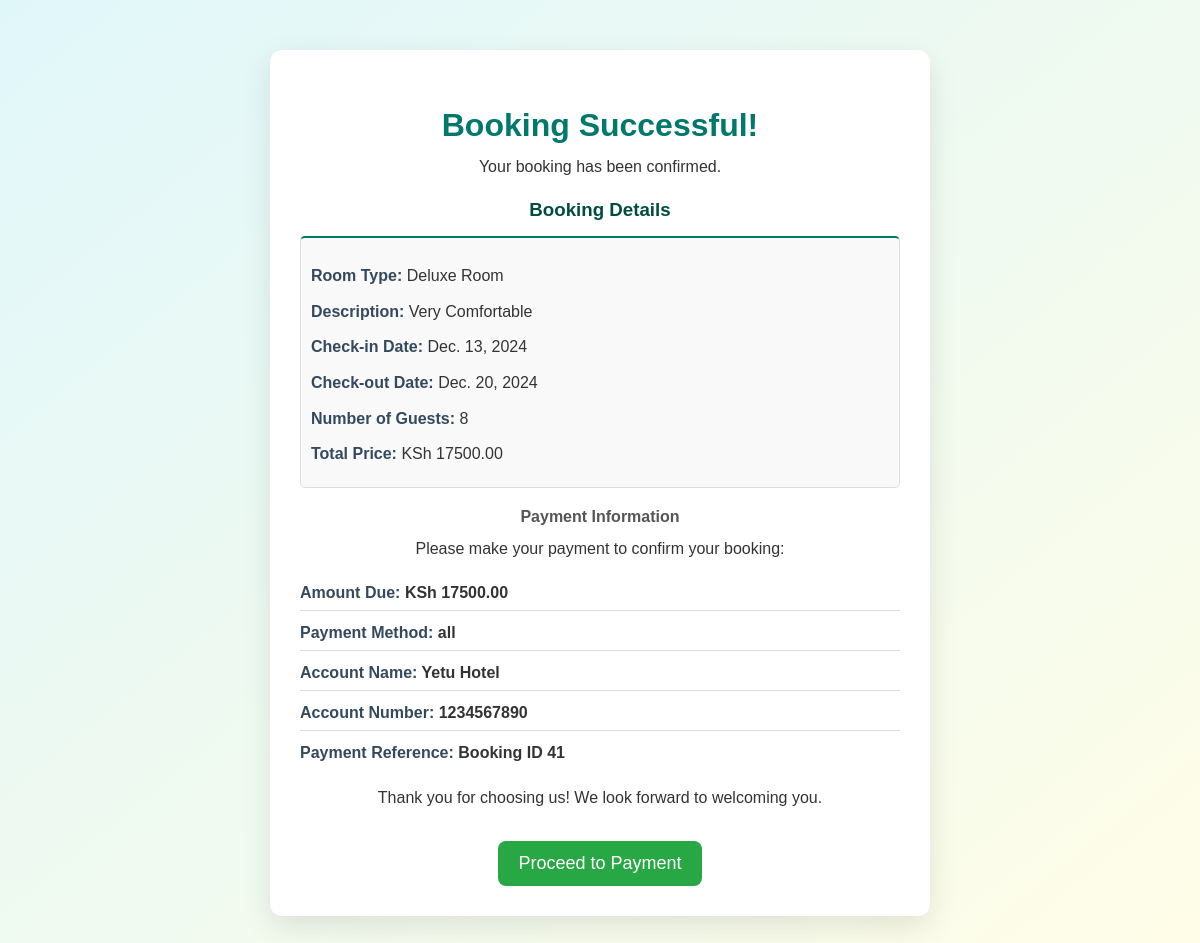
/booking-success/ (signed in), run on the app's committed database.
### core/models.py (models this page shows, shortened)
class Booking(models.Model):
    room = models.ForeignKey(Room, on_delete=models.CASCADE)
    user = models.ForeignKey(User, on_delete=models.CASCADE)
    check_in_date = models.DateField()
    check_out_date = models.DateField()
    number_of_guests = models.PositiveIntegerField()
    total_price = models.DecimalField(max_digits=10, decimal_places=2, default=0.00)
    created_at = models.DateTimeField(default=timezone.now)

class Room(models.Model):
    ROOM_TYPES = [
        ('deluxe', 'Deluxe Room'),
        ('executive', 'Executive Suite'),
        ('standard', 'Standard Room'),
    ]
    room_type = models.CharField(max_length=50, choices=ROOM_TYPES)
    description = models.TextField()
    price_per_night = models.DecimalField(max_digits=10, decimal_places=2)
    image = models.ImageField(upload_to='room_images/')
    capacity = models.PositiveIntegerField(help_text="Maximum number of guests")
    available = models.BooleanField(default=True)
    is_booked = models.BooleanField(default=False)
    amenities = models.ManyToManyField(Amenity, blank=True)

### core/views.py (the view)
# urls.py: path('booking-success/', booking_success, name='booking_success'),  # URL for booking success
def booking_success(request):
    latest_booking = Booking.objects.filter(user=request.user).order_by('-created_at').first()
    return render(request, 'booking_success.html', {'booking': latest_booking})

### core/templates/booking_success.html (shortened to what this page needs)
{% load static %}
<!DOCTYPE html>
<html lang="en">
<head>
    <link rel="stylesheet" href="{% static 'css/Success.css' %}">
</head>
<body>
    <div class="container">
        <h2>Booking Successful!</h2>
        <p>Your booking has been confirmed.</p>
        <h3>Booking Details</h3>
        <div class="booking-details">
            <p><strong>Room Type:</strong> {{ booking.room.get_room_type_display }}</p>
            <p><strong>Description:</strong> {{ booking.room.description }}</p>
            <p><strong>Check-in Date:</strong> {{ booking.check_in_date }}</p>
            <p><strong>Check-out Date:</strong> {{ booking.check_out_date }}</p>
            <p><strong>Number of Guests:</strong> {{ booking.number_of_guests }}</p>
            <p><strong>Total Price:</strong> KSh {{ booking.total_price }}</p>
        </div>
        <h4>Payment Information</h4>
        <p>Please make your payment to confirm your booking:</p>
        <ul class="payment-info">
            <li><strong>Amount Due:</strong> KSh {{ booking.total_price }}</li>
            <li><strong>Payment Method:</strong> all</li>
            <li><strong>Account Name:</strong> Yetu Hotel</li>
            <li><strong>Account Number:</strong> 1234567890</li>
            <li><strong>Payment Reference:</strong> Booking ID {{ booking.id }}</li>
        </ul>
        <p>Thank you for choosing us! We look forward to welcoming you.</p>
        <a href="{% url 'process_payment' booking.id %}" class="payment-button">Proceed to Payment</a>
    </div>
</body>
</html>

### core/static/css/success.css (style rules this page uses)
body { font-family: 'Arial', sans-serif; background-color: #f4f4f4; color: #333; margin: 0; padding: 0; }
.container { max-width: 600px; margin: 40px auto; padding: 20px; background-color: #ffffff; border-radius: 8px; box-shadow: 0 4px 15px rgba(0, 0, 0, 0.1); }
h2 { color: #27ae60; margin-bottom: 10px; }
h3 { color: #2980b9; margin-top: 20px; margin-bottom: 10px; }
h4 { margin-top: 20px; }
p { line-height: 1.6; }
.booking-details { margin: 20px 0; padding: 10px; border: 1px solid #ddd; border-radius: 5px; background-color: #f9f9f9; }
.payment-info { list-style: none; padding: 0; }
.payment-info li { padding: 8px 0; border-bottom: 1px solid #ddd; }
.payment-info li:last-child { border-bottom: none; }
strong { color: #34495e; }
.payment-button { display: inline-block; margin-top: 20px; padding: 10px 20px; background-color: #27ae60; color: white; text-decoration: none; border-radius: 5px; transition: background-color 0.3s ease; }

### core/templates/booking_success.html (style rules this page uses)
body { font-family: 'Arial', sans-serif; margin: 0; padding: 0; background: linear-gradient(to bottom right, #e0f7fa, #fffde7); color: #333; }
.container { max-width: 600px; margin: 50px auto; padding: 30px; background-color: #ffffff; border-radius: 12px; box-shadow: 0 10px 30px rgba(0, 0, 0, 0.1); text-align: center; transition: transform 0.3s ease; }
h2 { color: #00796b; font-size: 32px; margin-bottom: 10px; }
h3 { color: #004d40; margin-top: 20px; margin-bottom: 15px; }
h4 { color: #555; margin-top: 15px; margin-bottom: 10px; }
p { margin: 10px 0; line-height: 1.6; }
.booking-details { border-top: 2px solid #00796b; padding-top: 15px; margin-top: 15px; text-align: left; }
.payment-info { list-style-type: none; padding: 0; margin: 15px 0; text-align: left; }
.payment-info li { margin: 5px 0; font-weight: bold; }
.payment-button { display: inline-block; padding: 12px 20px; background-color: #28a745; color: white; border-radius: 8px; text-decoration: none; font-size: 18px; transition: background-color 0.3s; }

### data on the page
Booking: room.room_type "Deluxe Room", room.description "Very Comfortable", check_in_date "Dec. 13, 2024", check_out_date "Dec. 20, 2024", number_of_guests "8", total_price "17500.00", id "41"
